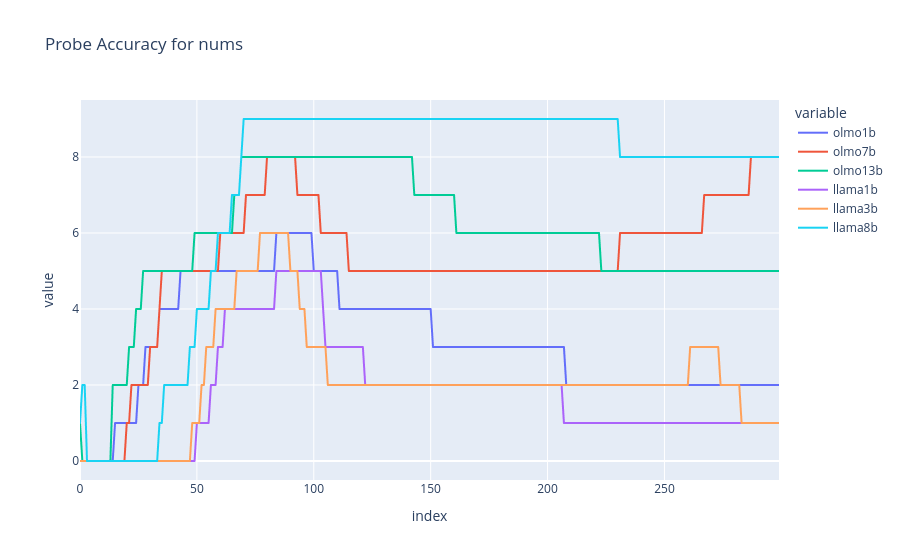

Notebook code for this chart:
### Code cell
import pandas as pd
for items_name in accs_history_sin_param.keys():
    accs = pd.DataFrame.from_dict({k: accs_history_sin_param[items_name][k] for k in accs_history_sin_param[items_name].keys() if not "shuffled" in k and not "sgn" in k}, orient="index").T.map(sum)
    plotly.express.line(
        accs,
        title=f"Probe Accuracy for {items_name}"
    ).show()
    print(f"Max accuracy for {items_name}")
    display(accs.max())

### Figure 1 — Plotly figure (JSON) as saved in the notebook; plotly's stock layout.template omitted (floating-point values rounded to 4 significant figures; data arrays with more than 128 entries replaced by an {"elided": "..."} marker saying what was removed)
{"data": [{"hovertemplate": "variable=olmo1b<br>index=%{x}<br>value=%{y}<extra></extra>", "legendgroup": "olmo1b", "line": {"color": "#636efa", "dash": "solid"}, "marker": {"symbol": "circle"}, "mode": "lines", "name": "olmo1b", "showlegend": true, "type": "scattergl", "x": {"elided": "300 int values"}, "xaxis": "x", "y": {"elided": "300 int values"}, "yaxis": "y"}, {"hovertemplate": "variable=olmo7b<br>index=%{x}<br>value=%{y}<extra></extra>", "legendgroup": "olmo7b", "line": {"color": "#EF553B", "dash": "solid"}, "marker": {"symbol": "circle"}, "mode": "lines", "name": "olmo7b", "showlegend": true, "type": "scattergl", "x": {"elided": "300 int values"}, "xaxis": "x", "y": {"elided": "300 int values"}, "yaxis": "y"}, {"hovertemplate": "variable=olmo13b<br>index=%{x}<br>value=%{y}<extra></extra>", "legendgroup": "olmo13b", "line": {"color": "#00cc96", "dash": "solid"}, "marker": {"symbol": "circle"}, "mode": "lines", "name": "olmo13b", "showlegend": true, "type": "scattergl", "x": {"elided": "300 int values"}, "xaxis": "x", "y": {"elided": "300 int values"}, "yaxis": "y"}, {"hovertemplate": "variable=llama1b<br>index=%{x}<br>value=%{y}<extra></extra>", "legendgroup": "llama1b", "line": {"color": "#ab63fa", "dash": "solid"}, "marker": {"symbol": "circle"}, "mode": "lines", "name": "llama1b", "showlegend": true, "type": "scattergl", "x": {"elided": "300 int values"}, "xaxis": "x", "y": {"elided": "300 int values"}, "yaxis": "y"}, {"hovertemplate": "variable=llama3b<br>index=%{x}<br>value=%{y}<extra></extra>", "legendgroup": "llama3b", "line": {"color": "#FFA15A", "dash": "solid"}, "marker": {"symbol": "circle"}, "mode": "lines", "name": "llama3b", "showlegend": true, "type": "scattergl", "x": {"elided": "300 int values"}, "xaxis": "x", "y": {"elided": "300 int values"}, "yaxis": "y"}, {"hovertemplate": "variable=llama8b<br>index=%{x}<br>value=%{y}<extra></extra>", "legendgroup": "llama8b", "line": {"color": "#19d3f3", "dash": "solid"}, "marker": {"symbol": "circle"}, "mode": "lines", "name": "llama8b", "showlegend": true, "type": "scattergl", "x": {"elided": "300 int values"}, "xaxis": "x", "y": {"elided": "300 int values"}, "yaxis": "y"}], "layout": {"legend": {"title": {"text": "variable"}, "tracegroupgap": 0}, "title": {"text": "Probe Accuracy for nums"}, "xaxis": {"anchor": "y", "domain": [0, 1], "title": {"text": "index"}}, "yaxis": {"anchor": "x", "domain": [0, 1], "title": {"text": "value"}}}}
